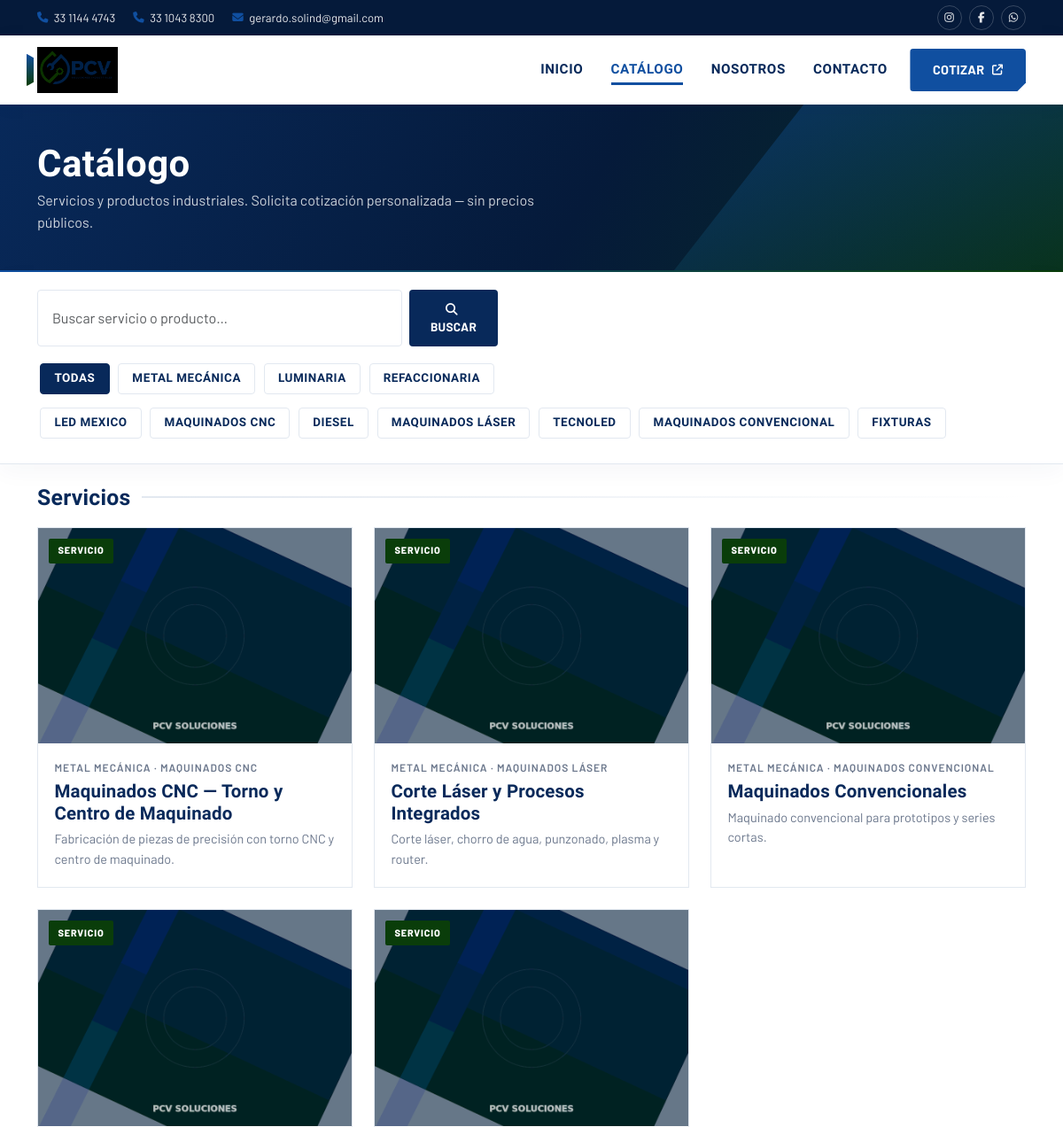
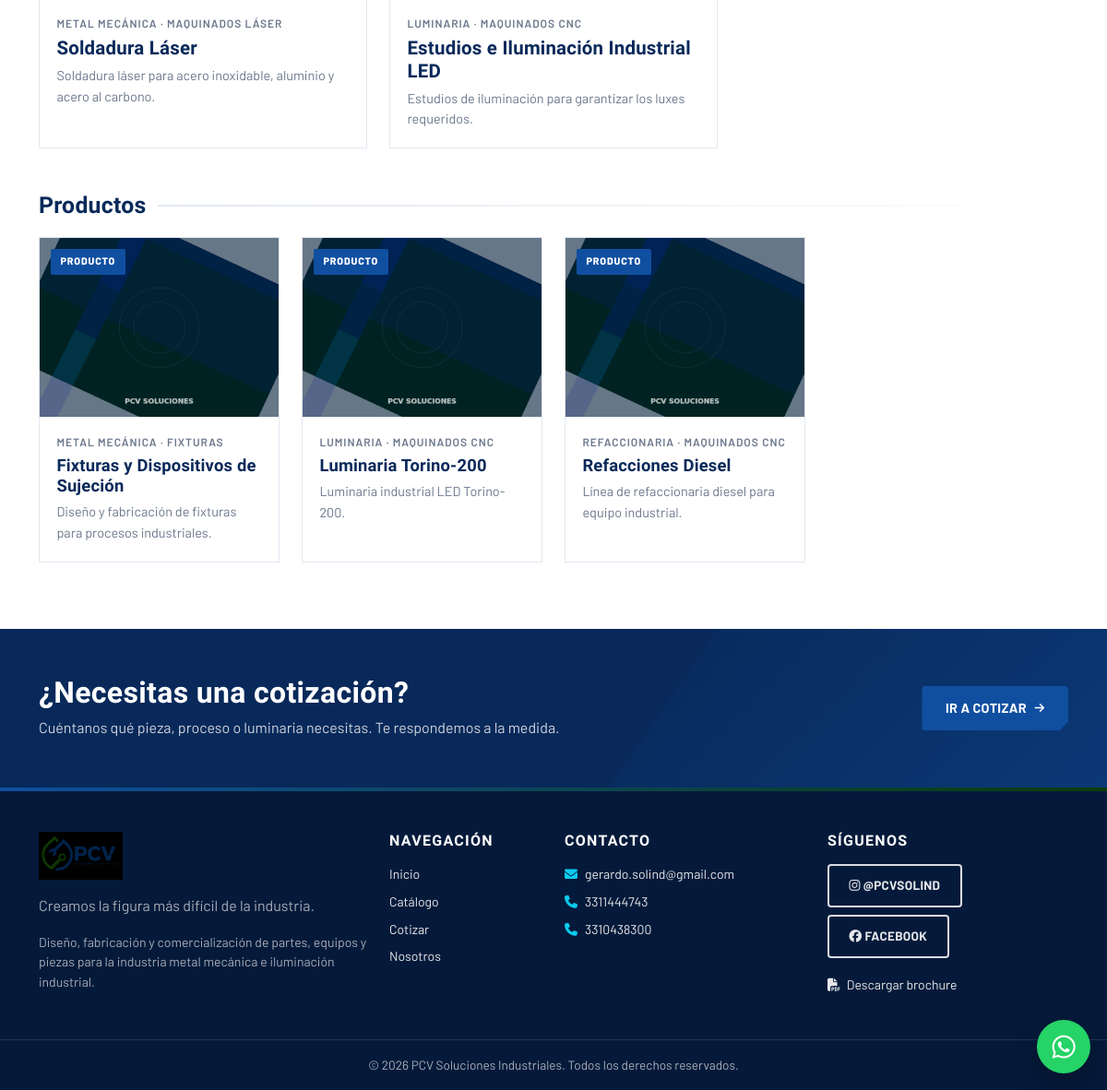
/catalogo.php, run on the app's committed database (2 pictures, top to bottom).
### tables this page shows
CREATE TABLE clasificaciones (
  id INT UNSIGNED AUTO_INCREMENT PRIMARY KEY,
  nombre VARCHAR(120) NOT NULL,
  slug VARCHAR(140) NOT NULL UNIQUE,
  orden INT NOT NULL DEFAULT 0,
  activo TINYINT(1) NOT NULL DEFAULT 1
);

CREATE TABLE subtipos (
  id INT UNSIGNED AUTO_INCREMENT PRIMARY KEY,
  clasificacion_id INT UNSIGNED NOT NULL,
  nombre VARCHAR(120) NOT NULL,
  slug VARCHAR(140) NOT NULL,
  orden INT NOT NULL DEFAULT 0,
  activo TINYINT(1) NOT NULL DEFAULT 1,
  UNIQUE KEY uq_subtipo (clasificacion_id, slug),
  CONSTRAINT fk_sub_clas FOREIGN KEY (clasificacion_id) REFERENCES clasificaciones(id) ON DELETE CASCADE
);

CREATE TABLE productos (
  id INT UNSIGNED AUTO_INCREMENT PRIMARY KEY,
  tipo ENUM('servicio','producto') NOT NULL DEFAULT 'servicio',
  clasificacion_id INT UNSIGNED NOT NULL,
  subtipo_id INT UNSIGNED DEFAULT NULL,
  nombre VARCHAR(200) NOT NULL,
  slug VARCHAR(191) NOT NULL UNIQUE,
  resumen TEXT,
  descripcion MEDIUMTEXT,
  imagen_principal VARCHAR(255) DEFAULT NULL,
  destacado TINYINT(1) NOT NULL DEFAULT 0,
  activo TINYINT(1) NOT NULL DEFAULT 1,
  orden INT NOT NULL DEFAULT 0,
  creado_en DATETIME NOT NULL DEFAULT CURRENT_TIMESTAMP,
  actualizado_en DATETIME NULL ON UPDATE CURRENT_TIMESTAMP,
  CONSTRAINT fk_prod_clas FOREIGN KEY (clasificacion_id) REFERENCES clasificaciones(id),
  CONSTRAINT fk_prod_sub FOREIGN KEY (subtipo_id) REFERENCES subtipos(id) ON DELETE SET NULL
);

### includes/config.php (called while the page is built, shortened)
<?php
function pcv_esc($s) {
    return htmlspecialchars((string)$s, ENT_QUOTES, 'UTF-8');
}
function pcv_asset($path) {
    return PCV_BASE . '/assets/' . ltrim($path, '/');
}
function pcv_url($path = '') {
    $path = ltrim((string)$path, '/');
    return PCV_BASE . '/' . $path;
}
function pcv_img_producto($archivo) {
    $local = PCV_UPLOADS . '/' . $archivo;
    $ph = PCV_ROOT . '/assets/img/placeholders/' . $archivo;
    if (is_file($ph)) {
        return pcv_asset('img/placeholders/' . $archivo);
    }
    return pcv_asset('img/placeholders/item-1.png');
}

### catalogo.php (the view, shortened to what this page needs)
<?php
require_once __DIR__ . '/includes/config.php';
$pcv_page = 'catalogo';
$db = pcv_db();
$clasSlug = trim($_GET['clasificacion'] ?? '');
$subSlug = trim($_GET['subtipo'] ?? '');
$q = trim($_GET['q'] ?? '');
$clasifs = [];
$res = $db->query("SELECT * FROM clasificaciones WHERE activo=1 ORDER BY orden");
while ($r = $res->fetch_assoc()) { $clasifs[] = $r; }
$subtipos = [];
$sqlSub = "SELECT s.*, c.slug AS clas_slug FROM subtipos s INNER JOIN clasificaciones c ON c.id=s.clasificacion_id WHERE s.activo=1";
$sqlSub .= " ORDER BY s.orden";
$res = $db->query($sqlSub);
while ($r = $res->fetch_assoc()) { $subtipos[] = $r; }
$where = "p.activo=1";
$sql = "SELECT p.*, c.nombre AS clasificacion, c.slug AS clas_slug, s.nombre AS subtipo, s.slug AS sub_slug
        FROM productos p
        INNER JOIN clasificaciones c ON c.id=p.clasificacion_id
        LEFT JOIN subtipos s ON s.id=p.subtipo_id
        WHERE $where
        ORDER BY FIELD(p.tipo,'servicio','producto'), p.orden, p.id";
$items = [];
$res = $db->query($sql);
while ($r = $res->fetch_assoc()) { $items[] = $r; }
$servicios = array_values(array_filter($items, fn($i) => $i['tipo'] === 'servicio'));
$productos = array_values(array_filter($items, fn($i) => $i['tipo'] === 'producto'));
require __DIR__ . '/includes/header.php';
function pcv_card($item, $large = false) {
    $isService = $item['tipo'] === 'servicio';
    $badge = $isService ? 'badge-tipo' : 'badge-prod';
    $label = $isService ? 'Servicio' : 'Producto';
    $url = pcv_url('ficha.php?slug=' . urlencode($item['slug']));
    $img = pcv_img_producto($item['imagen_principal']);
    $col = $large ? 'col-md-6 col-xl-4' : 'col-sm-6 col-lg-4 col-xl-3';
    $cardClass = $large ? 'pcv-card pcv-card-service' : 'pcv-card';
    $cat = pcv_esc($item['clasificacion']) . ($item['subtipo'] ? ' · ' . pcv_esc($item['subtipo']) : '');
    echo '<div class="'.$col.'">';
    echo '<a class="pcv-card-link" href="'.pcv_esc($url).'">';
    echo '<article class="'.$cardClass.'">';
    echo '<div class="pcv-card-media"><span class="pcv-card-badge '.$badge.'">'.$label.'</span>';
    echo '<img src="'.pcv_esc($img).'" alt="'.pcv_esc($item['nombre']).'" loading="lazy"></div>';
    echo '<div class="pcv-card-body">';
    echo '<div class="pcv-card-cat">'.$cat.'</div>';
    echo '<h3 class="pcv-card-title">'.pcv_esc($item['nombre']).'</h3>';
    if (!empty($item['resumen'])) {
        echo '<p class="pcv-card-excerpt">'.pcv_esc($item['resumen']).'</p>';
    }
    echo '</div></article></a></div>';
}
?>
<section class="page-banner">
  <div class="container">
    <h1>Catálogo</h1>
    <p>Servicios y productos industriales. Solicita cotización personalizada — sin precios públicos.</p>
  </div>
</section>
<section class="catalog-toolbar">
  <div class="container">
    <form class="catalog-search mb-3" method="get">
      <input type="search" name="q" value="<?= pcv_esc($q) ?>" class="form-control" placeholder="Buscar servicio o producto…">
      <button class="btn btn-navy" type="submit"><i class="fas fa-search me-1"></i> Buscar</button>
    </form>
    <div>
      <a class="filter-chip <?= $clasSlug===''?'active':'' ?>" href="<?= pcv_url('catalogo.php') ?>">Todas</a>
      <?php foreach ($clasifs as $c): ?>
        <a class="filter-chip <?= $clasSlug===$c['slug']?'active':'' ?>" href="<?= pcv_url('catalogo.php?clasificacion='.urlencode($c['slug'])) ?>"><?= pcv_esc($c['nombre']) ?></a>
      <?php endforeach; ?>
    </div>
    <?php if ($subtipos): ?>
    <div class="mt-2">
      <?php foreach ($subtipos as $s): ?>
        <a class="filter-chip <?= $subSlug===$s['slug']?'active':'' ?>" href="<?= pcv_url('catalogo.php?clasificacion='.urlencode($s['clas_slug']).'&subtipo='.urlencode($s['slug'])) ?>"><?= pcv_esc($s['nombre']) ?></a>
      <?php endforeach; ?>
    </div>
    <?php endif; ?>
  </div>
</section>
<section class="section pt-4">
  <div class="container">
    <h2 class="catalog-block-title section-title">Servicios</h2>
    <div class="row g-4 mb-5">
      <?php foreach ($servicios as $it) { pcv_card($it, true); } ?>
    </div>
    <h2 class="catalog-block-title section-title">Productos</h2>
    <div class="row g-4">
      <?php foreach ($productos as $it) { pcv_card($it, false); } ?>
    </div>
  </div>
</section>
<section class="cta-band">
  <div class="container">
    <div class="row align-items-center g-3">
      <div class="col-lg-8">
        <h2>¿Necesitas una cotización?</h2>
        <p>Cuéntanos qué pieza, proceso o luminaria necesitas. Te respondemos a la medida.</p>
      </div>
      <div class="col-lg-4 text-lg-end">
        <a href="<?= pcv_url('cotizar.php') ?>" class="btn btn-cta btn-lg">Ir a cotizar <i class="fas fa-arrow-right"></i></a>
      </div>
    </div>
  </div>
</section>
<?php require __DIR__ . '/includes/footer.php'; ?>

### includes/header.php (shortened to what this page needs)
<?php
$pcv_page = $pcv_page ?? 'home';
$tel1_fmt = preg_replace('/(\d{2})(\d{4})(\d{4})/', '$1 $2 $3', PCV_TEL1);
$tel2_fmt = preg_replace('/(\d{2})(\d{4})(\d{4})/', '$1 $2 $3', PCV_TEL2);
?>
<!DOCTYPE html>
<html lang="es">
<head>
  <link rel="stylesheet" href="<?= pcv_asset('plugins/bootstrap/css/bootstrap.min.css') ?>">
  <link rel="stylesheet" href="https://cdnjs.cloudflare.com/ajax/libs/font-awesome/6.5.2/css/all.min.css">
  <link rel="stylesheet" href="<?= pcv_asset('plugins/sweetalert2/sweetalert2.min.css') ?>">
  <link rel="stylesheet" href="<?= pcv_asset('css/site.css') ?>">
</head>
<body>
<div class="pcv-topbar">
  <div class="container d-flex flex-wrap justify-content-between align-items-center py-1 gap-2">
    <div class="d-flex flex-wrap align-items-center">
      <a class="top-item" href="tel:<?= pcv_esc(PCV_TEL1) ?>"><i class="fas fa-phone"></i><span><?= pcv_esc($tel1_fmt) ?></span></a>
      <a class="top-item d-none d-sm-inline-flex" href="tel:<?= pcv_esc(PCV_TEL2) ?>"><i class="fas fa-phone"></i><span class="hide-xs"><?= pcv_esc($tel2_fmt) ?></span></a>
      <a class="top-item" href="mailto:<?= pcv_esc(PCV_EMAIL) ?>"><i class="fas fa-envelope"></i><span class="d-none d-md-inline"><?= pcv_esc(PCV_EMAIL) ?></span><span class="d-md-none">Email</span></a>
    </div>
    <div class="top-social">
      <a href="https://instagram.com/<?= pcv_esc(PCV_IG) ?>" target="_blank" rel="noopener" aria-label="Instagram"><i class="fab fa-instagram"></i></a>
      <a href="<?= pcv_esc(PCV_FB) ?>" target="_blank" rel="noopener" aria-label="Facebook"><i class="fab fa-facebook-f"></i></a>
      <a href="https://wa.me/<?= pcv_esc(PCV_WHATSAPP) ?>" target="_blank" rel="noopener" aria-label="WhatsApp"><i class="fab fa-whatsapp"></i></a>
    </div>
  </div>
</div>
<header class="site-header">
  <nav class="navbar navbar-expand-lg">
    <div class="container">
      <a class="navbar-brand d-flex align-items-center gap-2" href="<?= pcv_url('index.php') ?>">
        <span class="brand-accent" aria-hidden="true"></span>
        <img src="<?= pcv_asset('img/logo-header.png') ?>" alt="PCV Soluciones" class="brand-logo">
      </a>
      <div class="collapse navbar-collapse" id="navMain">
        <ul class="navbar-nav ms-auto align-items-lg-center gap-lg-1">
          <li class="nav-item"><a class="nav-link <?= $pcv_page==='home'?'active':'' ?>" href="<?= pcv_url('index.php') ?>">Inicio</a></li>
          <li class="nav-item"><a class="nav-link <?= $pcv_page==='catalogo'?'active':'' ?>" href="<?= pcv_url('catalogo.php') ?>">Catálogo</a></li>
          <li class="nav-item"><a class="nav-link" href="<?= pcv_url('index.php') ?>#nosotros">Nosotros</a></li>
          <li class="nav-item"><a class="nav-link" href="<?= pcv_url('index.php') ?>#contacto">Contacto</a></li>
          <li class="nav-item ms-lg-2">
            <a class="btn btn-cta" href="<?= pcv_url('cotizar.php') ?>">Cotizar <i class="fas fa-arrow-up-right-from-square"></i></a>
          </li>
        </ul>
      </div>
    </div>
  </nav>
</header>

### includes/footer.php (shortened to what this page needs)
<footer class="site-footer mt-0">
  <div class="container py-5">
    <div class="row g-4">
      <div class="col-lg-4">
        <img src="<?= pcv_asset('img/logo-header.png') ?>" alt="PCV" class="footer-logo mb-3">
        <p class="mb-3 opacity-75"><?= pcv_esc(PCV_ESLOGAN) ?>.</p>
        <p class="small opacity-75 mb-0">Diseño, fabricación y comercialización de partes, equipos y piezas para la industria metal mecánica e iluminación industrial.</p>
      </div>
      <div class="col-sm-6 col-lg-2">
        <h6 class="text-uppercase">Navegación</h6>
        <ul class="list-unstyled small mb-0">
          <li class="mb-2"><a href="<?= pcv_url('index.php') ?>">Inicio</a></li>
          <li class="mb-2"><a href="<?= pcv_url('catalogo.php') ?>">Catálogo</a></li>
          <li class="mb-2"><a href="<?= pcv_url('cotizar.php') ?>">Cotizar</a></li>
          <li class="mb-2"><a href="<?= pcv_url('index.php') ?>#nosotros">Nosotros</a></li>
        </ul>
      </div>
      <div class="col-sm-6 col-lg-3">
        <h6 class="text-uppercase">Contacto</h6>
        <ul class="list-unstyled small mb-0">
          <li class="mb-2"><i class="fas fa-envelope me-2 text-info"></i><a href="mailto:<?= pcv_esc(PCV_EMAIL) ?>"><?= pcv_esc(PCV_EMAIL) ?></a></li>
          <li class="mb-2"><i class="fas fa-phone me-2 text-info"></i><a href="tel:<?= pcv_esc(PCV_TEL1) ?>"><?= pcv_esc(PCV_TEL1) ?></a></li>
          <li class="mb-2"><i class="fas fa-phone me-2 text-info"></i><a href="tel:<?= pcv_esc(PCV_TEL2) ?>"><?= pcv_esc(PCV_TEL2) ?></a></li>
        </ul>
      </div>
      <div class="col-lg-3">
        <h6 class="text-uppercase">Síguenos</h6>
        <a class="btn btn-sm btn-outline-light me-2 mb-2" href="https://instagram.com/<?= pcv_esc(PCV_IG) ?>" target="_blank" rel="noopener"><i class="fab fa-instagram"></i> @<?= pcv_esc(PCV_IG) ?></a>
        <a class="btn btn-sm btn-outline-light mb-2" href="<?= pcv_esc(PCV_FB) ?>" target="_blank" rel="noopener"><i class="fab fa-facebook"></i> Facebook</a>
        <div class="mt-2">
          <a class="small" href="<?= pcv_asset('img/pcv-brochure.pdf') ?>" target="_blank"><i class="fas fa-file-pdf me-1"></i> Descargar brochure</a>
        </div>
      </div>
    </div>
  </div>
  <div class="footer-bottom">
    <div class="container text-center">&copy; <?= date('Y') ?> PCV Soluciones Industriales. Todos los derechos reservados.</div>
  </div>
</footer>
<a class="whatsapp-float" href="https://wa.me/<?= pcv_esc(PCV_WHATSAPP) ?>?text=<?= rawurlencode('Hola PCV, me interesa cotizar.') ?>" target="_blank" rel="noopener" aria-label="WhatsApp">
  <i class="fab fa-whatsapp"></i>
</a>
</body>
</html>

### data on the page
clasificaciones: nombre "METAL MECÁNICA"
clasificaciones: nombre "LUMINARIA"
clasificaciones: nombre "REFACCIONARIA"
subtipos: nombre "LED MEXICO"
subtipos: nombre "MAQUINADOS CNC"
subtipos: nombre "DIESEL"
subtipos: nombre "MAQUINADOS LÁSER"
subtipos: nombre "TECNOLED"
subtipos: nombre "MAQUINADOS CONVENCIONAL"
subtipos: nombre "FIXTURAS"
productos: tipo "SERVICIO", imagen_principal (picture), clasificacion.nombre "METAL MECÁNICA · MAQUINADOS CNC", nombre "Maquinados CNC — Torno y Centro de Maquinado", resumen "Fabricación de piezas de precisión con torno CNC y centro de maquinado."
productos: tipo "SERVICIO", imagen_principal (picture), clasificacion.nombre "METAL MECÁNICA · MAQUINADOS LÁSER", nombre "Corte Láser y Procesos Integrados", resumen "Corte láser, chorro de agua, punzonado, plasma y router."
productos: tipo "SERVICIO", imagen_principal (picture), clasificacion.nombre "METAL MECÁNICA · MAQUINADOS CONVENCIONAL", nombre "Maquinados Convencionales", resumen "Maquinado convencional para prototipos y series cortas."
productos: tipo "SERVICIO", imagen_principal (picture), clasificacion.nombre "METAL MECÁNICA · MAQUINADOS LÁSER", nombre "Soldadura Láser", resumen "Soldadura láser para acero inoxidable, aluminio y acero al carbono."
productos: tipo "SERVICIO", imagen_principal (picture), clasificacion.nombre "LUMINARIA · MAQUINADOS CNC", nombre "Estudios e Iluminación Industrial LED", resumen "Estudios de iluminación para garantizar los luxes requeridos."
productos: tipo "PRODUCTO", imagen_principal (picture), clasificacion.nombre "METAL MECÁNICA · FIXTURAS", nombre "Fixturas y Dispositivos de Sujeción", resumen "Diseño y fabricación de fixturas para procesos industriales."
productos: tipo "PRODUCTO", imagen_principal (picture), clasificacion.nombre "LUMINARIA · MAQUINADOS CNC", nombre "Luminaria Torino-200", resumen "Luminaria industrial LED Torino-200."
productos: tipo "PRODUCTO", imagen_principal (picture), clasificacion.nombre "REFACCIONARIA · MAQUINADOS CNC", nombre "Refacciones Diesel", resumen "Línea de refaccionaria diesel para equipo industrial."

### other printed values
pcv_esc($tel1_fmt) "33 1144 4743"
pcv_esc($tel2_fmt) "33 1043 8300"
pcv_esc(PCV_EMAIL) "gerardo.solind@gmail.com"
pcv_esc(PCV_ESLOGAN) "Creamos la figura más difícil de la industria"
pcv_esc(PCV_TEL1) "3311444743"
pcv_esc(PCV_TEL2) "3310438300"
pcv_esc(PCV_IG) "PCVSOLIND"
